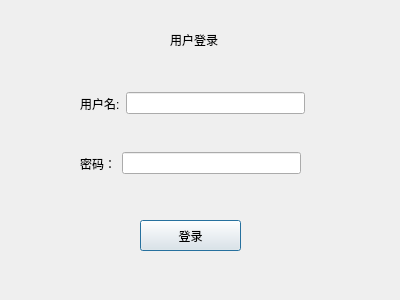
<?xml version="1.0" encoding="UTF-8"?>
<ui version="4.0">
 <class>LoginDialog</class>
 <widget class="QDialog" name="LoginDialog">
  <property name="geometry">
   <rect>
    <x>0</x>
    <y>0</y>
    <width>400</width>
    <height>300</height>
   </rect>
  </property>
  <property name="windowTitle">
   <string>Dialog</string>
  </property>
  <widget class="QLabel" name="titleLabel">
   <property name="geometry">
    <rect>
     <x>170</x>
     <y>30</y>
     <width>69</width>
     <height>19</height>
    </rect>
   </property>
   <property name="text">
    <string>用户登录</string>
   </property>
  </widget>
  <widget class="QPushButton" name="loginButton">
   <property name="geometry">
    <rect>
     <x>140</x>
     <y>220</y>
     <width>101</width>
     <height>31</height>
    </rect>
   </property>
   <property name="text">
    <string>登录</string>
   </property>
  </widget>
  <widget class="QWidget" name="">
   <property name="geometry">
    <rect>
     <x>80</x>
     <y>150</y>
     <width>221</width>
     <height>27</height>
    </rect>
   </property>
   <layout class="QHBoxLayout" name="horizontalLayout">
    <item>
     <widget class="QLabel" name="passWordLabel">
      <property name="text">
       <string>密码：</string>
      </property>
     </widget>
    </item>
    <item>
     <widget class="QLineEdit" name="passWordLine"/>
    </item>
   </layout>
  </widget>
  <widget class="QWidget" name="">
   <property name="geometry">
    <rect>
     <x>80</x>
     <y>90</y>
     <width>225</width>
     <height>27</height>
    </rect>
   </property>
   <layout class="QHBoxLayout" name="horizontalLayout_2">
    <item>
     <widget class="QLabel" name="userNameLabel">
      <property name="text">
       <string>用户名:</string>
      </property>
     </widget>
    </item>
    <item>
     <widget class="QLineEdit" name="nameLine"/>
    </item>
   </layout>
  </widget>
 </widget>
 <resources/>
 <connections/>
</ui>
